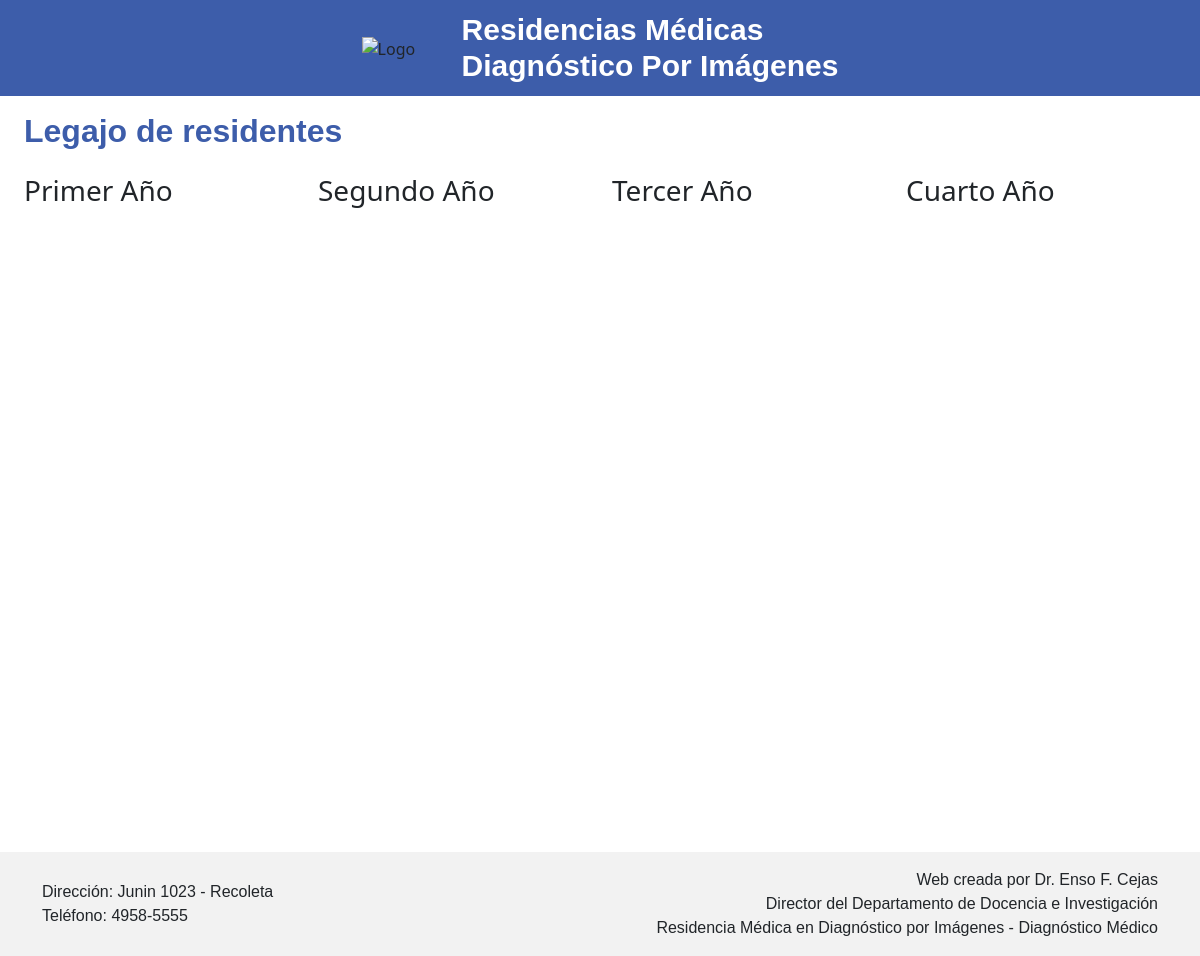
The page /residentes/ on the database as committed earlier.
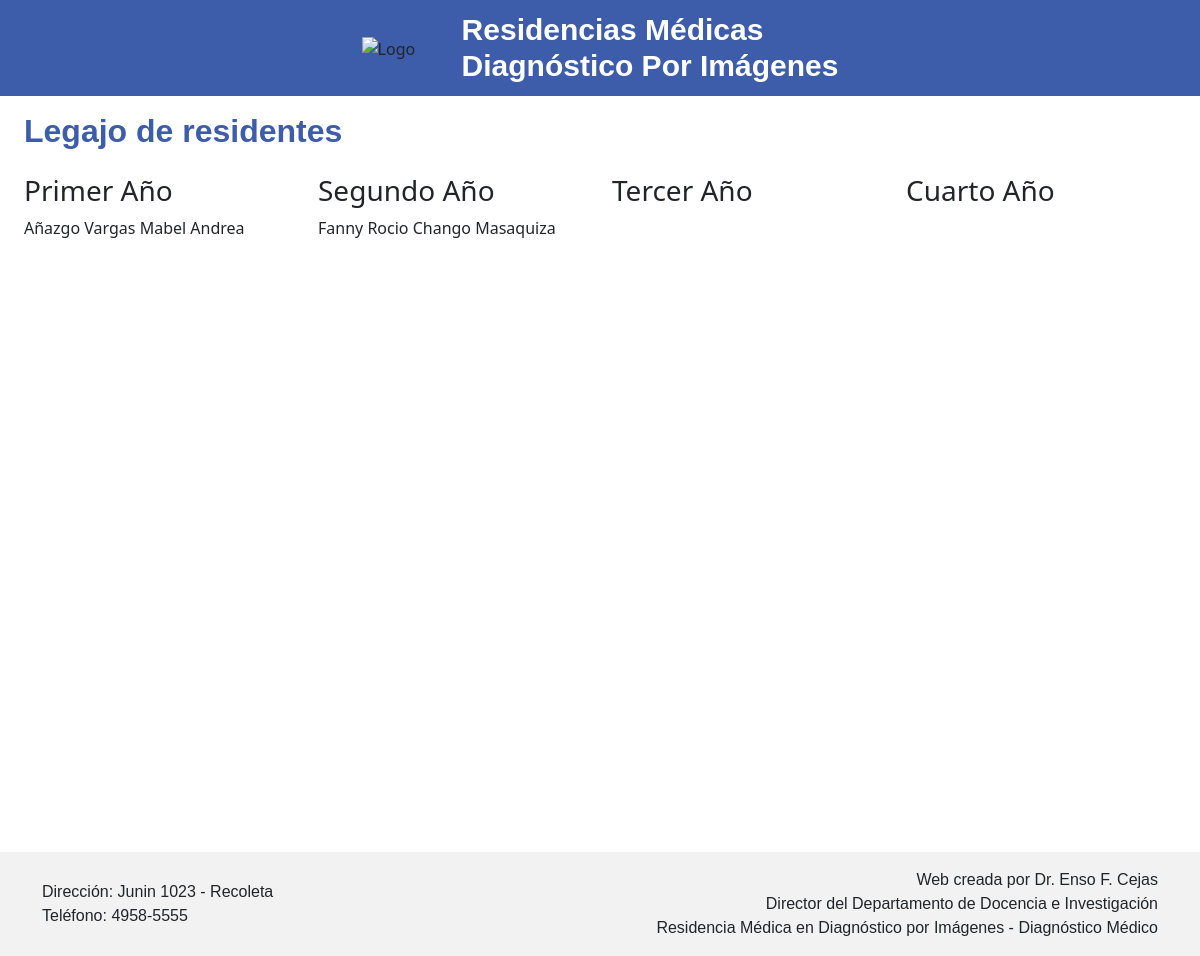
The same page on the database as committed later.
### residentesdm/models.py (models this page shows, shortened)
class Residente(models.Model):
    dni_regex = RegexValidator(
        regex=r'^\d{2}\.\d{3}\.\d{3}$',
        message="El DNI debe tener el formato: 'xx.xxx.xxx'"
    )
    matricula_regex = RegexValidator(
        regex=r'^\d{3}\.\d{3}$',
        message="La matrícula debe tener el formato: 'xxx.xxx'"
    )
    nombre = models.CharField(max_length=200)
    apellido = models.CharField(max_length=200)
    DNI = models.CharField(validators=[dni_regex], max_length=10, unique=True, primary_key=True, default='00.000.000')
    matricula = models.CharField(validators=[matricula_regex], max_length=10, unique=True, default='000.000')
    email = models.EmailField(max_length=200, default='Desconocido')
    nacionalidad = models.CharField(max_length=200, default='Desconocida')
    fecha_ingreso = models.DateField()
    repetido = models.BooleanField(default=False)
    grupo = models.CharField(max_length=10, blank=True)
    def calculate_grupo(self):
        hoy = timezone.now().date()
        diferencia = hoy.year - self.fecha_ingreso.year - ((hoy.month, hoy.day) < (self.fecha_ingreso.month, self.fecha_ingreso.day))
        if self.repetido:
            diferencia -= 1
        if diferencia < 1:
            return 'R1'
        elif diferencia < 2:
            return 'R2'
        elif diferencia < 3:
            return 'R3'
        elif diferencia < 4:
            return 'R4'
        else:
            return 'Egresado'

### residentesdm/views.py (the view)
# urls.py: path('residentes/', views.residentes, name='residentes'),
def residentes(request):
    todos_los_residentes = Residente.objects.all().order_by('grupo')
    total_residentes = Residente.objects.count()
    residentes_primer_año = [r for r in todos_los_residentes if r.calculate_grupo() == 'R1']
    residentes_segundo_año = [r for r in todos_los_residentes if r.calculate_grupo() == 'R2']
    residentes_tercer_año = [r for r in todos_los_residentes if r.calculate_grupo() == 'R3']
    residentes_cuarto_año = [r for r in todos_los_residentes if r.calculate_grupo() == 'R4']
    return render(request, 'residentes.html', {
        'todos_los_residentes': todos_los_residentes,
        'total_residentes': total_residentes,
        'residentes_primer_año': residentes_primer_año,
        'residentes_segundo_año': residentes_segundo_año,
        'residentes_tercer_año': residentes_tercer_año,
        'residentes_cuarto_año': residentes_cuarto_año,
    })

### residentesdm/templates/residentes.html (shortened to what this page needs)
{% extends "plantillas/base.html" %}
{% load static %}
{% block content %}
<div class="container-fluid mt-3">
<h2 class="text-start">Legajo de residentes</h2>
<div class="row">
    <div class="col-sm">
        <div class="mt-3">
            <h3>Primer Año</h3>
            {% for residente in residentes_primer_año %}
                {{ residente.nombre.title }} {{ residente.apellido.title }}<br>
            {% endfor %}
        </div>
    </div>
    <div class="col-sm">
        <div class="mt-3">
            <h3>Segundo Año</h3>
            {% for residente in residentes_segundo_año %}
                {{ residente.nombre.title }} {{ residente.apellido.title }}<br>
            {% endfor %}
        </div>
    </div>
    <div class="col-sm">
        <div class="mt-3">
            <h3>Tercer Año</h3>
        </div>
    </div>
    <div class="col-sm">
        <div class="mt-3">
            <h3>Cuarto Año</h3>
        </div>
    </div>
</div>
{% endblock %}

Rows that differ between the two databases and show on the page:
added Residente: nombre "Añazgo Vargas", apellido "Mabel Andrea", shown under "Primer Año"
added Residente: nombre "Fanny Rocio", apellido "Chango Masaquiza", shown under "Segundo Año"
